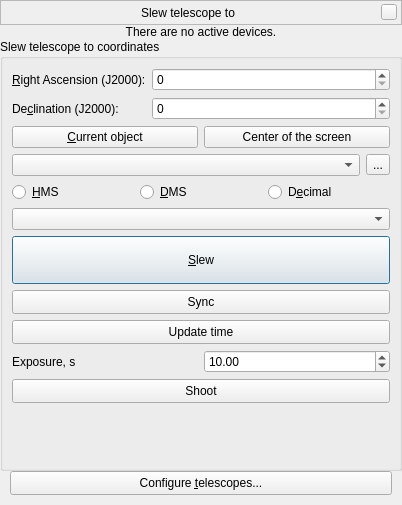
<?xml version="1.0" encoding="UTF-8"?>
<ui version="4.0">
 <class>slewDialog</class>
 <widget class="QWidget" name="slewDialog">
  <property name="geometry">
   <rect>
    <x>0</x>
    <y>0</y>
    <width>402</width>
    <height>505</height>
   </rect>
  </property>
  <property name="sizePolicy">
   <sizepolicy hsizetype="Preferred" vsizetype="Preferred">
    <horstretch>0</horstretch>
    <verstretch>0</verstretch>
   </sizepolicy>
  </property>
  <property name="minimumSize">
   <size>
    <width>400</width>
    <height>0</height>
   </size>
  </property>
  <layout class="QVBoxLayout" name="verticalLayout_4">
   <property name="spacing">
    <number>0</number>
   </property>
   <property name="sizeConstraint">
    <enum>QLayout::SetDefaultConstraint</enum>
   </property>
   <property name="leftMargin">
    <number>0</number>
   </property>
   <property name="topMargin">
    <number>0</number>
   </property>
   <property name="rightMargin">
    <number>0</number>
   </property>
   <property name="bottomMargin">
    <number>0</number>
   </property>
   <item>
    <widget class="BarFrame" name="TitleBar">
     <property name="sizePolicy">
      <sizepolicy hsizetype="Preferred" vsizetype="Preferred">
       <horstretch>0</horstretch>
       <verstretch>0</verstretch>
      </sizepolicy>
     </property>
     <property name="minimumSize">
      <size>
       <width>0</width>
       <height>25</height>
      </size>
     </property>
     <property name="maximumSize">
      <size>
       <width>16777215</width>
       <height>30</height>
      </size>
     </property>
     <property name="focusPolicy">
      <enum>Qt::NoFocus</enum>
     </property>
     <property name="autoFillBackground">
      <bool>false</bool>
     </property>
     <property name="frameShape">
      <enum>QFrame::StyledPanel</enum>
     </property>
     <layout class="QHBoxLayout">
      <property name="spacing">
       <number>6</number>
      </property>
      <property name="leftMargin">
       <number>0</number>
      </property>
      <property name="topMargin">
       <number>0</number>
      </property>
      <property name="rightMargin">
       <number>4</number>
      </property>
      <property name="bottomMargin">
       <number>0</number>
      </property>
      <item>
       <spacer name="leftSpacer">
        <property name="orientation">
         <enum>Qt::Horizontal</enum>
        </property>
        <property name="sizeHint" stdset="0">
         <size>
          <width>40</width>
          <height>20</height>
         </size>
        </property>
       </spacer>
      </item>
      <item>
       <widget class="QLabel" name="stelWindowTitle">
        <property name="text">
         <string>Slew telescope to</string>
        </property>
       </widget>
      </item>
      <item>
       <spacer name="rightSpacer">
        <property name="orientation">
         <enum>Qt::Horizontal</enum>
        </property>
        <property name="sizeHint" stdset="0">
         <size>
          <width>40</width>
          <height>20</height>
         </size>
        </property>
       </spacer>
      </item>
      <item>
       <widget class="QPushButton" name="closeStelWindow">
        <property name="minimumSize">
         <size>
          <width>16</width>
          <height>16</height>
         </size>
        </property>
        <property name="maximumSize">
         <size>
          <width>16</width>
          <height>16</height>
         </size>
        </property>
        <property name="focusPolicy">
         <enum>Qt::NoFocus</enum>
        </property>
        <property name="text">
         <string/>
        </property>
       </widget>
      </item>
     </layout>
    </widget>
   </item>
   <item>
    <widget class="QLabel" name="labelNoTelescopes">
     <property name="sizePolicy">
      <sizepolicy hsizetype="Expanding" vsizetype="Preferred">
       <horstretch>0</horstretch>
       <verstretch>0</verstretch>
      </sizepolicy>
     </property>
     <property name="text">
      <string>There are no active devices.</string>
     </property>
     <property name="alignment">
      <set>Qt::AlignCenter</set>
     </property>
     <property name="textInteractionFlags">
      <set>Qt::NoTextInteraction</set>
     </property>
    </widget>
   </item>
   <item>
    <widget class="QGroupBox" name="groupBoxSlew">
     <property name="sizePolicy">
      <sizepolicy hsizetype="Preferred" vsizetype="Preferred">
       <horstretch>0</horstretch>
       <verstretch>0</verstretch>
      </sizepolicy>
     </property>
     <property name="title">
      <string>Slew telescope to coordinates</string>
     </property>
     <layout class="QVBoxLayout" name="verticalLayout_2">
      <item>
       <widget class="QFrame" name="frameCoordinates">
        <property name="sizePolicy">
         <sizepolicy hsizetype="Preferred" vsizetype="Preferred">
          <horstretch>0</horstretch>
          <verstretch>0</verstretch>
         </sizepolicy>
        </property>
        <layout class="QGridLayout" name="gridLayout">
         <property name="leftMargin">
          <number>0</number>
         </property>
         <property name="topMargin">
          <number>0</number>
         </property>
         <property name="rightMargin">
          <number>0</number>
         </property>
         <property name="bottomMargin">
          <number>0</number>
         </property>
         <item row="0" column="0">
          <widget class="QLabel" name="labelRA">
           <property name="sizePolicy">
            <sizepolicy hsizetype="Minimum" vsizetype="Preferred">
             <horstretch>0</horstretch>
             <verstretch>0</verstretch>
            </sizepolicy>
           </property>
           <property name="text">
            <string>&amp;Right Ascension (J2000):</string>
           </property>
           <property name="buddy">
            <cstring>spinBoxRA</cstring>
           </property>
          </widget>
         </item>
         <item row="1" column="0">
          <widget class="QLabel" name="labelDec">
           <property name="sizePolicy">
            <sizepolicy hsizetype="Minimum" vsizetype="Preferred">
             <horstretch>0</horstretch>
             <verstretch>0</verstretch>
            </sizepolicy>
           </property>
           <property name="text">
            <string>De&amp;clination (J2000):</string>
           </property>
           <property name="buddy">
            <cstring>spinBoxDec</cstring>
           </property>
          </widget>
         </item>
         <item row="1" column="2">
          <widget class="AngleSpinBox" name="spinBoxDec">
           <property name="sizePolicy">
            <sizepolicy hsizetype="Preferred" vsizetype="Fixed">
             <horstretch>0</horstretch>
             <verstretch>0</verstretch>
            </sizepolicy>
           </property>
          </widget>
         </item>
         <item row="0" column="2">
          <widget class="AngleSpinBox" name="spinBoxRA">
           <property name="sizePolicy">
            <sizepolicy hsizetype="Expanding" vsizetype="Fixed">
             <horstretch>0</horstretch>
             <verstretch>0</verstretch>
            </sizepolicy>
           </property>
          </widget>
         </item>
        </layout>
       </widget>
      </item>
      <item>
       <layout class="QHBoxLayout" name="horizontalLayout_2">
        <item>
         <widget class="QPushButton" name="pushButtonCurrent">
          <property name="text">
           <string>&amp;Current object</string>
          </property>
         </widget>
        </item>
        <item>
         <widget class="QPushButton" name="pushButtonCenter">
          <property name="text">
           <string>Center of the screen</string>
          </property>
         </widget>
        </item>
       </layout>
      </item>
      <item>
       <layout class="QVBoxLayout" name="verticalLayout">
        <item>
         <layout class="QHBoxLayout" name="horizontalLayout_3">
          <item>
           <widget class="QComboBox" name="comboBoxStoredPoints"/>
          </item>
          <item>
           <widget class="QToolButton" name="toolButtonStoredPoints">
            <property name="text">
             <string>...</string>
            </property>
           </widget>
          </item>
         </layout>
        </item>
       </layout>
      </item>
      <item>
       <widget class="QFrame" name="frameFormat">
        <property name="sizePolicy">
         <sizepolicy hsizetype="Preferred" vsizetype="Preferred">
          <horstretch>0</horstretch>
          <verstretch>0</verstretch>
         </sizepolicy>
        </property>
        <property name="frameShape">
         <enum>QFrame::NoFrame</enum>
        </property>
        <property name="frameShadow">
         <enum>QFrame::Plain</enum>
        </property>
        <layout class="QHBoxLayout" name="horizontalLayout">
         <property name="spacing">
          <number>6</number>
         </property>
         <property name="leftMargin">
          <number>0</number>
         </property>
         <property name="topMargin">
          <number>0</number>
         </property>
         <property name="rightMargin">
          <number>0</number>
         </property>
         <property name="bottomMargin">
          <number>0</number>
         </property>
         <item>
          <widget class="QRadioButton" name="radioButtonHMS">
           <property name="toolTip">
            <string>Hours-minutes-seconds format</string>
           </property>
           <property name="text">
            <string>&amp;HMS</string>
           </property>
          </widget>
         </item>
         <item>
          <widget class="QRadioButton" name="radioButtonDMS">
           <property name="toolTip">
            <string>Degrees-minutes-seconds format</string>
           </property>
           <property name="text">
            <string>&amp;DMS</string>
           </property>
          </widget>
         </item>
         <item>
          <widget class="QRadioButton" name="radioButtonDecimal">
           <property name="toolTip">
            <string>Decimal degrees</string>
           </property>
           <property name="text">
            <string>D&amp;ecimal</string>
           </property>
          </widget>
         </item>
        </layout>
       </widget>
      </item>
      <item>
       <widget class="QFrame" name="frameTelescope">
        <property name="sizePolicy">
         <sizepolicy hsizetype="Preferred" vsizetype="MinimumExpanding">
          <horstretch>0</horstretch>
          <verstretch>0</verstretch>
         </sizepolicy>
        </property>
        <layout class="QVBoxLayout" name="verticalLayout_3">
         <property name="spacing">
          <number>6</number>
         </property>
         <property name="leftMargin">
          <number>0</number>
         </property>
         <property name="topMargin">
          <number>0</number>
         </property>
         <property name="rightMargin">
          <number>0</number>
         </property>
         <property name="bottomMargin">
          <number>0</number>
         </property>
         <item>
          <widget class="QComboBox" name="comboBoxTelescope">
           <property name="sizePolicy">
            <sizepolicy hsizetype="MinimumExpanding" vsizetype="Fixed">
             <horstretch>0</horstretch>
             <verstretch>0</verstretch>
            </sizepolicy>
           </property>
           <property name="insertPolicy">
            <enum>QComboBox::InsertAlphabetically</enum>
           </property>
          </widget>
         </item>
         <item>
          <widget class="QPushButton" name="pushButtonSlew">
           <property name="minimumSize">
            <size>
             <width>50</width>
             <height>48</height>
            </size>
           </property>
           <property name="text">
            <string>&amp;Slew</string>
           </property>
           <property name="default">
            <bool>true</bool>
           </property>
          </widget>
         </item>
         <item>
          <widget class="QPushButton" name="pushButtonSync">
           <property name="minimumSize">
            <size>
             <width>50</width>
             <height>24</height>
            </size>
           </property>
           <property name="text">
            <string>Sync</string>
           </property>
          </widget>
         </item>
         <item>
          <widget class="QPushButton" name="pushButtonTime">
           <property name="minimumSize">
            <size>
             <width>50</width>
             <height>24</height>
            </size>
           </property>
           <property name="text">
            <string>Update time</string>
           </property>
          </widget>
         </item>
        </layout>
       </widget>
      </item>
      <item>
       <layout class="QVBoxLayout" name="controlWidgetLayout"/>
      </item>
      <item>
       <layout class="QHBoxLayout" name="horizontalLayout_5">
        <property name="topMargin">
         <number>0</number>
        </property>
        <item>
         <widget class="QLabel" name="labelExposure">
          <property name="sizePolicy">
           <sizepolicy hsizetype="Minimum" vsizetype="Preferred">
            <horstretch>0</horstretch>
            <verstretch>0</verstretch>
           </sizepolicy>
          </property>
          <property name="text">
           <string>Exposure, s</string>
          </property>
          <property name="buddy">
           <cstring>spinBoxRA</cstring>
          </property>
         </widget>
        </item>
        <item>
         <widget class="QDoubleSpinBox" name="spinBoxExposure">
          <property name="maximum">
           <double>3600.000000000000000</double>
          </property>
          <property name="value">
           <double>10.000000000000000</double>
          </property>
         </widget>
        </item>
       </layout>
      </item>
      <item>
       <widget class="QPushButton" name="pushButtonShoot">
        <property name="minimumSize">
         <size>
          <width>50</width>
          <height>24</height>
         </size>
        </property>
        <property name="text">
         <string>Shoot</string>
        </property>
       </widget>
      </item>
      <item>
       <spacer name="verticalSpacer">
        <property name="orientation">
         <enum>Qt::Vertical</enum>
        </property>
        <property name="sizeHint" stdset="0">
         <size>
          <width>20</width>
          <height>40</height>
         </size>
        </property>
       </spacer>
      </item>
     </layout>
    </widget>
   </item>
   <item>
    <widget class="QPushButton" name="pushButtonConfigure">
     <property name="sizePolicy">
      <sizepolicy hsizetype="Expanding" vsizetype="Fixed">
       <horstretch>0</horstretch>
       <verstretch>0</verstretch>
      </sizepolicy>
     </property>
     <property name="minimumSize">
      <size>
       <width>0</width>
       <height>34</height>
      </size>
     </property>
     <property name="styleSheet">
      <string notr="true">margin-left:10px;
margin-right:10px;
margin-bottom:10px;</string>
     </property>
     <property name="text">
      <string>Configure &amp;telescopes...</string>
     </property>
    </widget>
   </item>
  </layout>
 </widget>
 <customwidgets>
  <customwidget>
   <class>BarFrame</class>
   <extends>QFrame</extends>
   <header>Dialog.hpp</header>
   <container>1</container>
  </customwidget>
  <customwidget>
   <class>AngleSpinBox</class>
   <extends>QSpinBox</extends>
   <header location="global">AngleSpinBox.hpp</header>
  </customwidget>
 </customwidgets>
 <tabstops>
  <tabstop>spinBoxRA</tabstop>
  <tabstop>spinBoxDec</tabstop>
  <tabstop>radioButtonHMS</tabstop>
  <tabstop>radioButtonDMS</tabstop>
  <tabstop>radioButtonDecimal</tabstop>
  <tabstop>comboBoxTelescope</tabstop>
  <tabstop>pushButtonSlew</tabstop>
  <tabstop>pushButtonConfigure</tabstop>
 </tabstops>
 <resources/>
 <connections/>
</ui>
